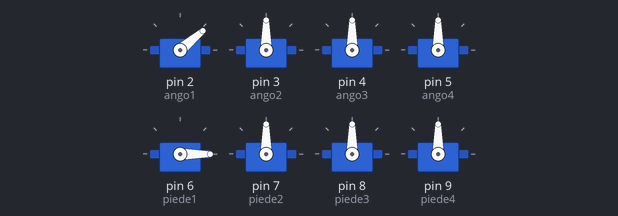
Recording of a sketch running on a simulated Arduino Uno, built with avr-gcc and run on an emulated ATmega328P. Parts: 8 × servo.

Above: at 0.05 s.
At 0.25 s:
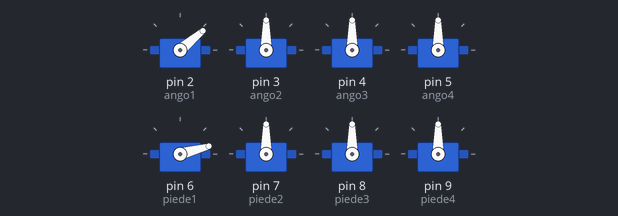
At 0.45 s:
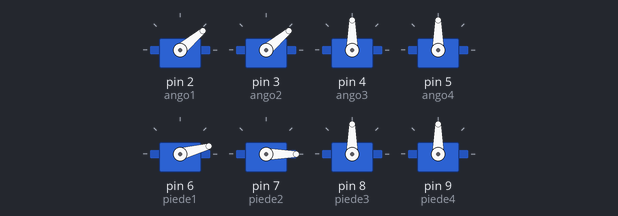
At 0.9 s:
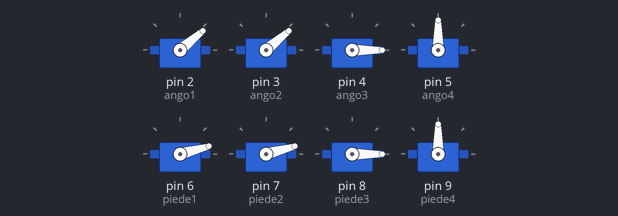
At 1.35 s:
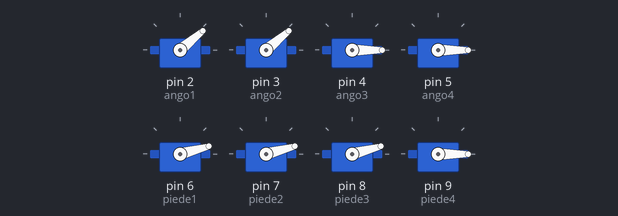
At 1.8 s:
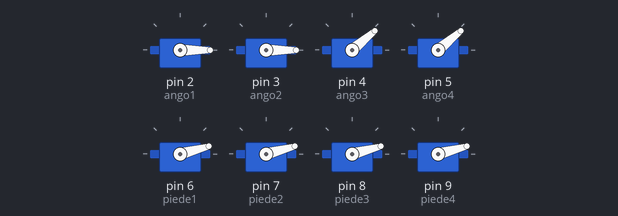
Timing chart, 0 to 4.1 s (numbered marks = the images above):
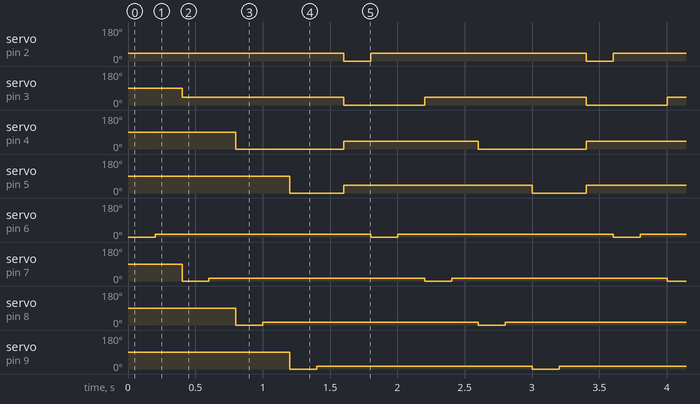

Measured:
- by itself, servo on pin 2 (ango1): alternates 40° for 1.6 s and 0° for 0.20 s
- by itself, servo on pin 3 (ango2): alternates 40° for 1.2 s and 0° for 0.60 s
- by itself, servo on pin 4 (ango3): alternates 40° for 1.0 s and 0° for 0.80 s
- by itself, servo on pin 5 (ango4): alternates 40° for 1.4 s and 0° for 0.40 s
- by itself, servo on pin 6 (piede1), servo on pin 7 (piede2), servo on pin 8 (piede3), servo on pin 9 (piede4): alternates 15° for 1.6 s and 0° for 0.20 s

The sketch:

flender_project.ino
```cpp
#include <Servo.h>


Servo ango1;
Servo ango2;
Servo ango3;
Servo ango4;
Servo piede1;
Servo piede2;
Servo piede3;
Servo piede4;


int ang=40;
int ang_piede=15;
int x=0;
int y=0;
int time=200;

void setup (){
  Serial.begin(57600);
  ango1.attach(2);  // Set left servo to digital pin 10
  ango2.attach(3);  // Set right servo to digital pin 9
  ango3.attach(4);
  ango4.attach(5);
  piede1.attach(6);
  piede2.attach(7);
  piede3.attach(8);
  piede4.attach(9);
}


void loop(){
  piede1.write(0);
  ango1.write(ang);
  delay(time);
  piede1.write(ang_piede);
  delay(time);
  piede2.write(0);
  ango2.write(ang);
  delay(time);
  piede2.write(ang_piede);
  delay(time);
  piede3.write(0);
  ango3.write(0);
  delay(time);
  piede3.write(ang_piede);
  delay(time);
  piede4.write(0);
  ango4.write(0);
  delay(time);
  piede4.write(ang_piede);
  delay(time);
  ango1.write(0);
  ango2.write(0);
  ango3.write(ang);
  ango4.write(ang);
  delay(time);
}
```
